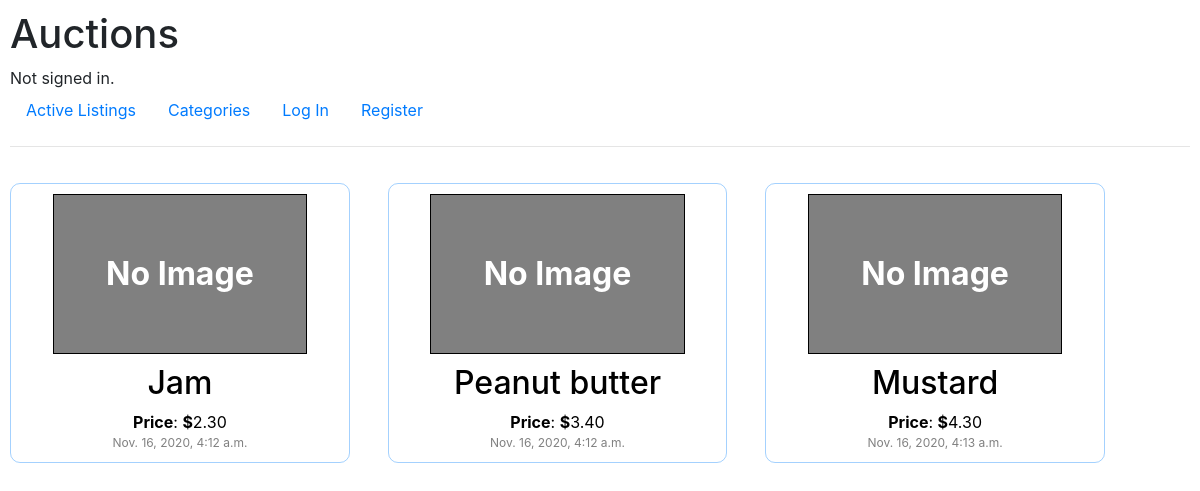
Page /categories/Spread on the committed database.
### auctions/models.py (models this page shows, shortened)
class Listings(models.Model):
    id = models.AutoField(auto_created=True, primary_key=True, serialize=False, verbose_name="ID")
    title = models.CharField(max_length=50)
    description = models.TextField()
    bid = models.DecimalField(max_digits=9 ,decimal_places=2)
    url = models.URLField(blank=True, null=True)
    by = models.CharField(max_length=120)
    date = models.DateTimeField(auto_now_add=True)
    category = models.ForeignKey(Categories, on_delete=models.CASCADE, related_name="categorys", blank=True, null=True)
    isClosed = models.BooleanField(default=False)
    winner = models.CharField(max_length=120, blank = True, null=True)

### auctions/views.py (the view)
# urls.py: path("categories/<str:catname>", views.catListings, name="catListings")
def catListings(request, catname):
    obtained = Categories.objects.get(Categories=catname)
    all = Listings.objects.filter(category=obtained)
    return render(request, "auctions/catListings.html", {
        "name": catname,
        "list": all
    })

### auctions/templates/auctions/catListings.html (shortened to what this page needs)
{%extends "auctions/layout.html"%}
{%block body%}
<div class="listings-container">
    {% for item in list %}
        <div class="box">
            <div class="borderer">
                <a href="{% url 'listing' listing_id=item.id %}" class="listing-link">
                    {% if item.url %}
                        <img src="{{item.url}}" width="80%" height="120px class="index-listing">
                    {% else %}
                        <div class="image-placeholder">
                            <span class="image-text">No Image</span>
                        </div>
                    {% endif %}
                    <h2>{{item.title}}</h2>
                    <div><strong>Price</strong>: <strong>$</strong>{{item.bid}}</div>
                    <div class="datetime">{{item.date}}</div>
                </a>
            </div>
        </div>
    {% empty %}
        <div>This category has no listings!</div>
    {% endfor %}
</div>
{%endblock%}

### auctions/static/auctions/styles.css (style rules this page uses)
body { padding: 10px; }
.listings-container { display: flex; flex-direction: row; flex-wrap: wrap; }
.box { width: 32%; margin-top: 20px; }
.borderer { width: 90%; text-align: center; border-radius: 10px; border: 1px solid rgba(29, 140, 252, 0.4); padding: 10px; }
.datetime { font-size: 12px; color: grey; }
.listing-link { color: black; }
.image-text { position: relative; top: 35%; color: white; font-weight: 700; font-size: 4vh; }
.image-placeholder { width: 80%; height: 160px; background-color: grey; border: 1px solid black; margin: 0 auto; margin-bottom: 10px; }

### rows in the picture
Listings: url "No Image", title "Jam", bid "2.30", date "Nov. 16, 2020, 4:12 a.m."
Listings: url "No Image", title "Peanut butter", bid "3.40", date "Nov. 16, 2020, 4:12 a.m."
Listings: url "No Image", title "Mustard", bid "4.30", date "Nov. 16, 2020, 4:13 a.m."
